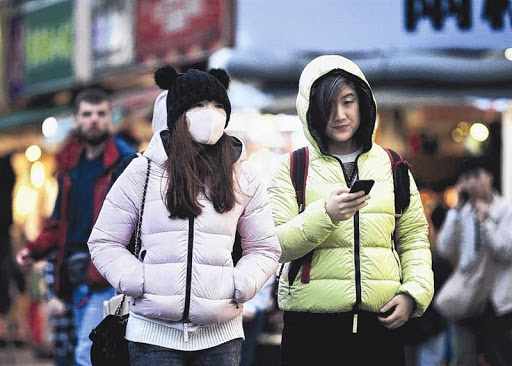
#> input picture data/images/maksssksksss0.png, 512 x 366 px
$ python test-rotation-agumentation.py
#> lines starting #> are read from the running program, lines starting #| are printed output that depends on the picture
import cv2
import numpy as np
import matplotlib.pyplot as plt
class_ids = ["mask_weared_incorrect", "without_mask","with_mask"]
class_mapping_decoder = dict(zip( range(len(class_ids)), class_ids ))
class_mapping_encoder = dict(zip(class_ids, range(len(class_ids))))
def show_image_with_boxes_cv2(image, boxes, window_name="Image with Boxes"):
    """
    Hiển thị ảnh và vẽ các bounding box bằng OpenCV.

    Args:
        image (np.array): Ảnh đầu vào (định dạng BGR mà OpenCV sử dụng).
        boxes (np.array): Mảng các bounding box, mỗi box có định dạng YOLO
                          [x_center, y_center, width, height, class_id].
        window_name (str): Tên của cửa sổ hiển thị.
    """
#> called with boxes = array of shape (1, 5), window_name = 'Image with Boxes'
    # Tạo một bản sao của ảnh để không vẽ trực tiếp lên ảnh gốc
    display_image = image.copy()

    # Lấy chiều cao và chiều rộng của ảnh
    (h, w) = display_image.shape[:2]
#> h = 366; w = 512

    # Kiểm tra xem có bounding box nào để vẽ không
    if boxes is not None and len(boxes) > 0:
        # Lặp qua từng bounding box
        for box in boxes:
            # Lấy thông tin từ box
            x_center, y_center, width, height, class_id = box

            # --- Chuyển đổi từ tọa độ YOLO chuẩn hóa sang tọa độ pixel ---
            # Tính toán chiều rộng và chiều cao của box bằng pixel
            box_w_px = int(width * w)
            box_h_px = int(height * h)

            # Tính toán tâm của box bằng pixel
            x_center_px = int(x_center * w)
            y_center_px = int(y_center * h)

            # Tính toán tọa độ góc trên bên trái (xmin, ymin)
            xmin = int(x_center_px - (box_w_px / 2))
            ymin = int(y_center_px - (box_h_px / 2))

            # --- Vẽ lên ảnh ---
            # 1. Vẽ hình chữ nhật (bounding box)
            # cv2.rectangle(ảnh, điểm_bắt_đầu, điểm_kết_thúc, màu_sắc, độ_dày)
            color = (0, 255, 0)  # Màu xanh lá cây (BGR)
            thickness = 2
            cv2.rectangle(display_image, (xmin, ymin), (xmin + box_w_px, ymin + box_h_px), color, thickness)

            # 2. Vẽ nhãn tên lớp (class label)
            # Lấy tên lớp từ class_id
            label = class_mapping_decoder.get(int(class_id), 'Unknown')
            font = cv2.FONT_HERSHEY_SIMPLEX
            font_scale = 0.7
            font_thickness = 1

            # Đặt vị trí cho văn bản ngay phía trên bounding box
            text_position = (xmin, ymin - 10) if ymin - 10 > 10 else (xmin, ymin + 20)

            cv2.putText(display_image, label, text_position, font, font_scale, color, font_thickness)
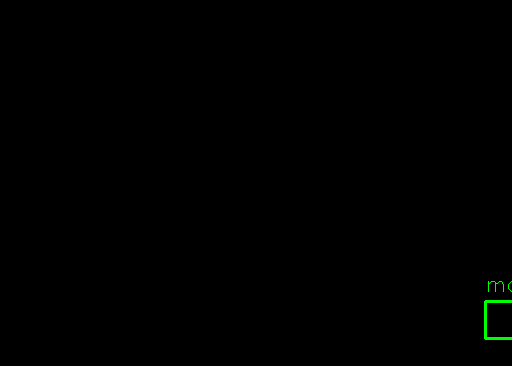
#> display_image: shape (366, 512, 3) float64; mean B, G, R 0.5, 0.9, 0.5

    # Hiển thị ảnh trong một cửa sổ
    cv2.imshow(window_name, display_image)
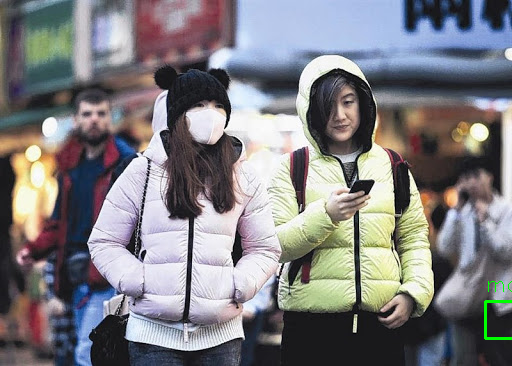
#> window 'Image with Boxes': shape (366, 512, 3); mean B, G, R 128.8, 125.3, 126.7

    # Đợi người dùng nhấn một phím bất kỳ để đóng cửa sổ
    # Nếu tham số là 0, nó sẽ đợi vô hạn.
    cv2.waitKey(0)

    # Đóng tất cả các cửa sổ đã mở bởi OpenCV
    cv2.destroyAllWindows()

def box_center_to_corner(boxes):
    """
    apllay for  npArray
    Convert box center coordinates[x_center, y_center, width, height] to corners[xmin, ymin, xmax, ymax].
    boxes: shape[number box, 4]
    return: shape[number box, 4]
    """

    cx, cy, w, h = boxes[:, 0], boxes[:, 1], boxes[:, 2], boxes[:, 3]
    x1 = cx - 0.5 * w
    y1 = cy - 0.5 * h
    x2 = cx + 0.5 * w
    y2 = cy + 0.5 * h

    boxes = np.stack((x1, y1, x2, y2), axis=-1)
    return boxes

def box_corner_to_center(boxes):
    """
    Convert box corners[xmin, ymin, xmax, ymax] to center coordinates[x_center, y_center, width, height].
    boxes : shape[number box, 4]
    return : shape[number box, 4]
    """

    x1, y1, x2, y2 = boxes[:, 0], boxes[:, 1], boxes[:, 2], boxes[:, 3]

    # center_x
    cx = (x1 + x2) / 2
    # center_y
    cy = (y1 + y2) / 2
    # width
    w = (x2 - x1)
    # height
    h = (y2 - y1)
    boxes = np.stack((cx, cy, w, h), axis=-1)
    return boxes

def rotate_image_and_boxes(image, angle, boxes):
    """
    Xoay ảnh và các bounding box tương ứng.

    Args:
        image (np.array): Ảnh đầu vào (H, W, C).
        angle (float): Góc xoay (đơn vị: độ).
        boxes (list): Danh sách các bounding box, mỗi box có dạng [x_center, y_center, width, height]. o dang chuan hoa

    Returns:
        rotated_image: Ảnh đã xoay.
        new_boxes: Danh sách các bounding box mới.
    """
#> called with angle = 20, boxes = array of shape (1, 5)

    ids = boxes[...,4:5]
    boxes = boxes[...,0:4] # xywh
    boxes = box_center_to_corner(boxes) # xyxy

    # Lấy kích thước ảnh
    h, w = image.shape[:2]
#> h = 366; w = 512
    # Lấy tâm xoay
    center = (w // 2, h // 2)
#> center = (256, 183)

    # 1. Tạo ma trận xoay
    M = cv2.getRotationMatrix2D(center, angle, 1.0)
#> M = [[0.94, 0.342, -47.15], [-0.342, 0.94, 98.59]]

    # 2. Xoay ảnh
    rotated_image = cv2.warpAffine(image, M, (w, h))
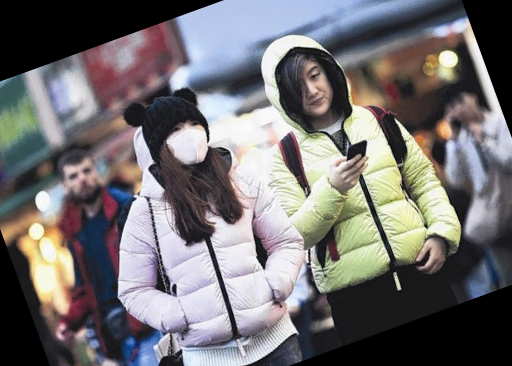
#> rotated_image: shape (366, 512, 3) float64; mean B, G, R 0.447, 0.441, 0.451

    new_boxes = []
    for box in boxes:
        x_min, y_min, x_max, y_max = box
        # Lấy tọa độ 4 góc của bounding box
        corners = np.array([
            [x_min*w, y_min*h],
            [x_max*w, y_min*h],
            [x_max*w, y_max*h],
            [x_min*w, y_max*h]
        ])

        # Thêm 1 vào cuối để thực hiện phép nhân ma trận
        ones = np.ones(shape=(len(corners), 1))
        points_ones = np.hstack([corners, ones])

        # 3. Xoay tọa độ các góc
        transformed_points = M.dot(points_ones.T).T

        # 4. Tìm bounding box mới bao trọn các góc đã xoay
        new_x_min = min(transformed_points[:, 0])
        new_y_min = min(transformed_points[:, 1])
        new_x_max = max(transformed_points[:, 0])
        new_y_max = max(transformed_points[:, 1])

        # Đảm bảo bounding box không vượt ra ngoài ảnh
        new_x_min = max(0, new_x_min)
        new_y_min = max(0, new_y_min)
        new_x_max = min(w, new_x_max)
        new_y_max = min(h, new_y_max)

        if new_x_max - new_x_min < 10 or new_y_max - new_y_min < 10:
            continue

        new_boxes.append([new_x_min/w, new_y_min/h, new_x_max/w, new_y_max/h])
#> this loop made 1 pass
#> (new_x_min, new_y_min, new_x_max, new_y_max) on pass 1: (511.7, 205.8, 512, 250.8)
#> after the loop, new_boxes = []

    new_boxes = np.array(new_boxes)
#> new_boxes = empty array
    new_boxes = box_corner_to_center(new_boxes)
    rows = np.concatenate([new_boxes, ids], axis=1)

    return rotated_image, rows


# --- Ví dụ sử dụng ---
# Tạo một ảnh đen đơn giản
image = cv2.imread("../data/images/maksssksksss0.png")/ 255.0
# Bounding box ban đầu (màu xanh)
original_box = np.array([
    [500/512, 320/366, 30/512,37/366 , 0],
]) # xywh

show_image_with_boxes_cv2(image, original_box)
#> (the run stopped early here; a loop or call above may not have finished)

$ run again, with data/images/maksssksksss1.png copied over data/images/maksssksksss0.png
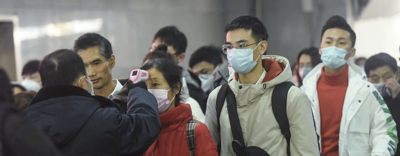
#> input picture data/images/maksssksksss1.png, 400 x 156 px
#> M = [[0.94, 0.342, -14.62], [-0.342, 0.94, 73.11]]
#> the loop in rotate_image_and_boxes, `for box in boxes:` made 1 pass
#> (new_x_min, new_y_min, new_x_max, new_y_max) on pass 1: (385.4, 56.26, 400, 79.09)
#> after the loop in rotate_image_and_boxes, `for box in boxes:`: new_boxes = [[0.963, 0.361, 1, 0.507]]
#> x1 = [0.963]; y1 = [0.361]; x2 = [1]; y2 = [0.507]
#> cx = [0.982]
#> cy = [0.434]
#> in box_corner_to_center, `w = (x2 - x1)`: w = [0.0365]
#> in box_corner_to_center, `h = (y2 - y1)`: h = [0.146]
#> boxes = [[0.982, 0.434, 0.0365, 0.146]]
#> in rotate_image_and_boxes, `rows = np.concatenate([new_boxes, ids], axis=1)`: rows = [[0.982, 0.434, 0.0365, 0.146, 0]]
#> the loop in show_image_with_boxes_cv2 (call 2), `for box in boxes:` made 1 pass
#> (x_center, y_center, width, height, class_id, box_w_px, box_h_px, x_center_px) on pass 1: (0.982, 0.434, 0.0365, 0.146, 0, 14, 22, 392)
#> after the loop in show_image_with_boxes_cv2 (call 2), `for box in boxes:`:
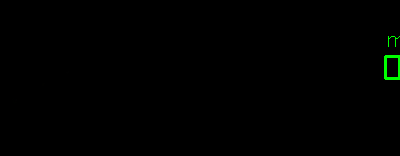
#> display_image: shape (156, 400, 3) float64; mean B, G, R 0.4, 1.3, 0.4
#> in show_image_with_boxes_cv2 (call 2), `cv2.imshow(window_name, display_image)`:
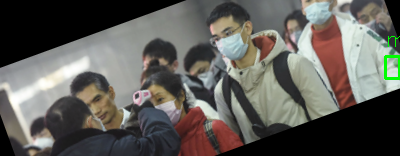
#> window 'Image with Boxes': shape (156, 400, 3); mean B, G, R 89.2, 94.3, 96.4

$ run again, with data/images/maksssksksss10.png copied over data/images/maksssksksss0.png
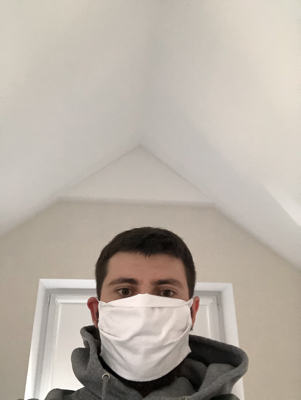
#> input picture data/images/maksssksksss10.png, 301 x 400 px
#> in show_image_with_boxes_cv2, `cv2.imshow(window_name, display_image)`:
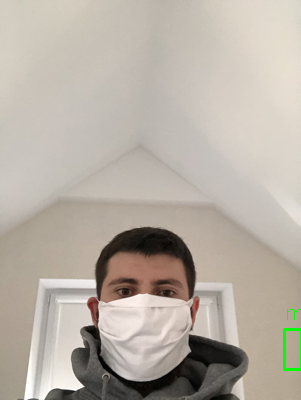
#> window 'Image with Boxes': shape (400, 301, 3); mean B, G, R 164.2, 174.6, 182.7
#> M = [[0.94, 0.342, -59.36], [-0.342, 0.94, 63.36]]
#> in rotate_image_and_boxes, `rotated_image = cv2.warpAffine(image, M, (w, h))`:
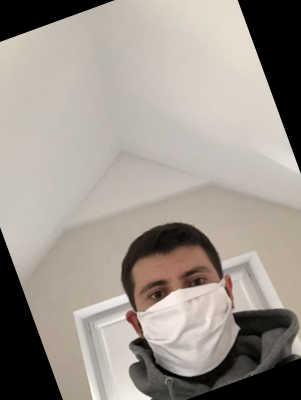
#> rotated_image: shape (400, 301, 3) float64; mean B, G, R 0.557, 0.588, 0.618
#> the loop in rotate_image_and_boxes, `for box in boxes:` made 1 pass
#> (new_x_min, new_y_min, new_x_max, new_y_max) on pass 1: (321.3, 269.4, 301, 313.5)
#> after the loop in rotate_image_and_boxes, `for box in boxes:`: new_boxes = []
#> in rotate_image_and_boxes, `new_boxes = np.array(new_boxes)`: new_boxes = empty array

$ run again, with data/images/maksssksksss100.png copied over data/images/maksssksksss0.png
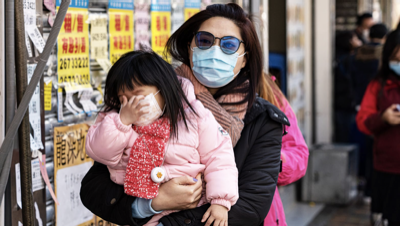
#> input picture data/images/maksssksksss100.png, 400 x 226 px
#> in show_image_with_boxes_cv2, `cv2.imshow(window_name, display_image)`:
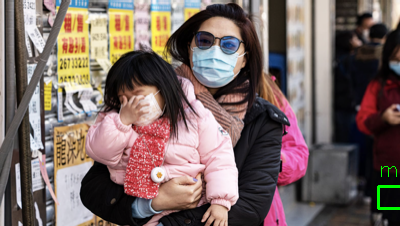
#> window 'Image with Boxes': shape (226, 400, 3); mean B, G, R 100.2, 104.4, 121.5
#> M = [[0.94, 0.342, -26.59], [-0.342, 0.94, 75.22]]
#> in rotate_image_and_boxes, `rotated_image = cv2.warpAffine(image, M, (w, h))`:
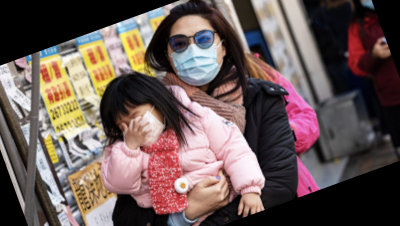
#> rotated_image: shape (226, 400, 3) float64; mean B, G, R 0.338, 0.35, 0.415
#> the loop in rotate_image_and_boxes, `for box in boxes:` made 1 pass
#> (transformed_points, new_x_min, new_y_min, new_x_max, new_y_max) on pass 1: ([[393.1, 120.6], [415.2, 112.6], [423, 134], [401, 142]], 393.1, 112.6, 400, 142)
#> after the loop in rotate_image_and_boxes, `for box in boxes:`: new_boxes = []
#> in rotate_image_and_boxes, `new_boxes = np.array(new_boxes)`: new_boxes = empty array
